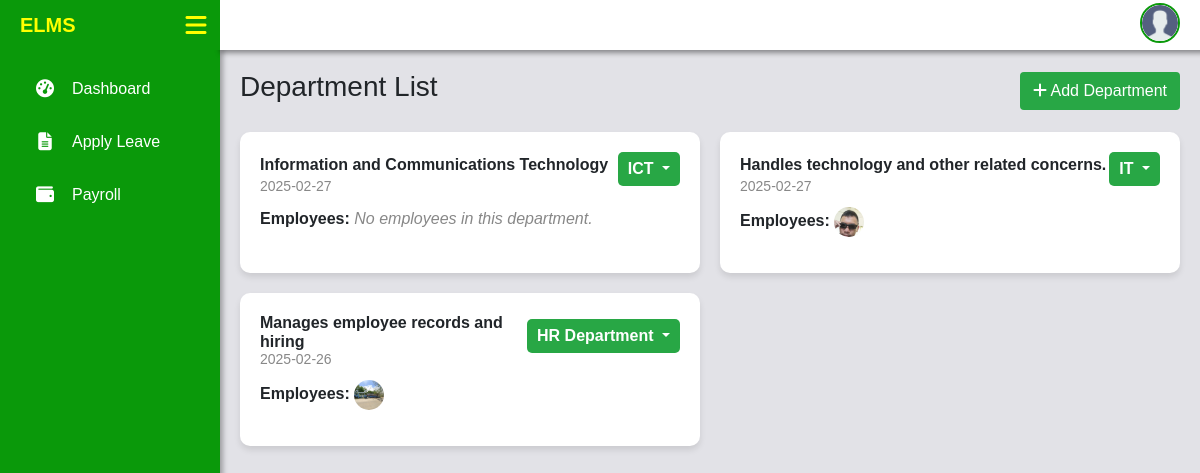
The app's page /admin/departments.php with its own data.
### tables this page shows
CREATE TABLE `departments` (
  `id` int(11) NOT NULL,
  `department_name` varchar(100) NOT NULL,
  `department_description` text DEFAULT NULL,
  `created_at` timestamp NOT NULL DEFAULT current_timestamp()
);

CREATE TABLE `users` (
  `user_id` int(11) NOT NULL,
  `first_name` varchar(50) NOT NULL,
  `middle_name` varchar(50) DEFAULT NULL,
  `last_name` varchar(50) NOT NULL,
  `email` varchar(100) NOT NULL,
  `password` varchar(255) NOT NULL,
  `role` enum('Admin','Employee') NOT NULL,
  `gender` enum('Male','Female') NOT NULL,
  `phone` varchar(20) DEFAULT NULL,
  `address` text DEFAULT NULL,
  `birthdate` date DEFAULT NULL,
  `employment_start_date` date DEFAULT NULL,
  `employment_end_date` date DEFAULT NULL,
  `department_id` int(11) DEFAULT NULL,
  `created_at` timestamp NOT NULL DEFAULT current_timestamp(),
  `profile_picture` varchar(255) DEFAULT NULL,
  `employee_type` varchar(50) NOT NULL,
  `salary` decimal(10,2) NOT NULL DEFAULT 0.00,
  `leave_balance` int(11) NOT NULL DEFAULT 0,
  `reset_token` varchar(64) DEFAULT NULL,
  `token_expiry` datetime DEFAULT NULL
);

### admin/departments.php (the view, shortened to what this page needs)
<?php
    include '../includes/navbar.php';
    $stmt = $pdo->prepare("SELECT * FROM departments ORDER BY created_at DESC");
    $stmt->execute();
    $departments = $stmt->fetchAll(PDO::FETCH_ASSOC);
?>
<!DOCTYPE html>
<html lang="en">
<head>
    <link href="https://cdn.jsdelivr.net/npm/bootstrap@5.1.3/dist/css/bootstrap.min.css" rel="stylesheet">
    <link rel="stylesheet" href="https://cdnjs.cloudflare.com/ajax/libs/font-awesome/6.4.2/css/all.min.css">
</head>
<body>
    <div class="content" id="content">
        <div class="header-container">
            <h3>Department List</h3>
            <button type="button" class="btn btn-add-department" data-bs-toggle="modal" data-bs-target="#addDepartmentModal"><i class="fas fa-plus"></i> Add Department</button>
        </div>
        <div class="department-cards">
            <?php foreach ($departments as $department): ?>
                <div class="department-card">
                    <div class="d-flex justify-content-between align-items-center">
                        <h6><?php echo htmlspecialchars($department['department_description']); ?></h6>
                        <div class="dropdown">
                            <button class="btn dropdown-toggle" type="button" id="dropdownMenuButton<?php echo $department['id']; ?>" data-bs-toggle="dropdown" aria-expanded="false">
                                <?php echo htmlspecialchars($department['department_name']); ?>
                            </button>
                        </div>
                    </div>
                    <p class="created-at"><?php echo date("Y-m-d", strtotime($department['created_at'])); ?></p>
                    <?php
                        $stmt = $pdo->prepare("SELECT * FROM users WHERE department_id = :department_id AND role = 'Employee'");
                        $stmt->execute(['department_id' => $department['id']]);
                        $employees = $stmt->fetchAll(PDO::FETCH_ASSOC);
                    ?>
                    <p><strong>Employees:</strong>
                        <span class="employees-container">
                            <?php if (count($employees) > 0): ?>
                                <?php foreach ($employees as $employee): ?>
                                    <img src="../files/images/<?php echo !empty($employee['profile_picture']) && file_exists("../files/images/" . htmlspecialchars($employee['profile_picture']))
                                        ? htmlspecialchars($employee['profile_picture'])
                                        : "default.png"; ?>"
                                        alt="Profile"
                                        class="employee-img"
                                        data-bs-toggle="tooltip"
                                        data-bs-placement="top"
                                        title="<?php echo htmlspecialchars($employee['first_name'] . ' ' . $employee['last_name']); ?>">
                                <?php endforeach; ?>
                            <?php else: ?>
                                <span class="no-employees">No employees in this department.</span>
                            <?php endif; ?>
                        </span>
                    </p>
                </div>
            <?php endforeach; ?>
        </div>
    </div>
</body>
</html>

### includes/fade_in.php (style rules this page uses)
body { opacity: 0; transition: opacity 1s ease-in; }
body.fade-in { opacity: 1; }

### includes/navbar.php (style rules this page uses)
body { margin: 0; font-family: Arial, sans-serif; }

### admin/departments.php (style rules this page uses)
body { margin: 0; font-family: Arial, sans-serif; overflow-y: auto; background-color: #e2e2e7; }
.content { margin-left: 220px; padding: 70px 20px 20px 20px; transition: margin-left 0.3s ease-in-out; }
.header-container { display: flex; justify-content: space-between; align-items: center; margin-bottom: 20px; }
.btn-add-department { background-color: #28a745; color: #fff; }
.department-cards { display: grid; grid-template-columns: repeat(auto-fill, minmax(450px, 1fr)); gap: 20px; }
.department-card { background-color: #fff; border-radius: 10px; padding: 20px; box-shadow: 0 4px 6px rgba(0, 0, 0, 0.1); position: relative; }
.department-card h6 { font-weight: bold; }
.created-at { font-size: 14px; color: #888; margin-bottom: 10px; margin-top: -10px; }
.employees-container { display: inline-flex; align-items: center; gap: 10px; vertical-align: middle; }
.employee-img { width: 30px; height: 30px; border-radius: 50%; object-fit: cover; }
.dropdown .btn { background-color: #28a745; color: white; font-weight: bold; border: none; padding: 5px 10px; border-radius: 5px; max-width: 180px; overflow: hidden; text-overflow: ellipsis; display: inline-block; }
.no-employees { color: #888; font-style: italic; }

### records on screen
departments: department_description "Information and Communications Technology", department_name "ICT", created_at "2025-02-27", shows "No employees in this department."
departments: department_description "Handles technology and other related concerns.", department_name "IT", created_at "2025-02-27"
users: profile_picture (picture)
departments: department_description "Manages employee records and hiring", department_name "HR Department", created_at "2025-02-26"
users: profile_picture (picture)
